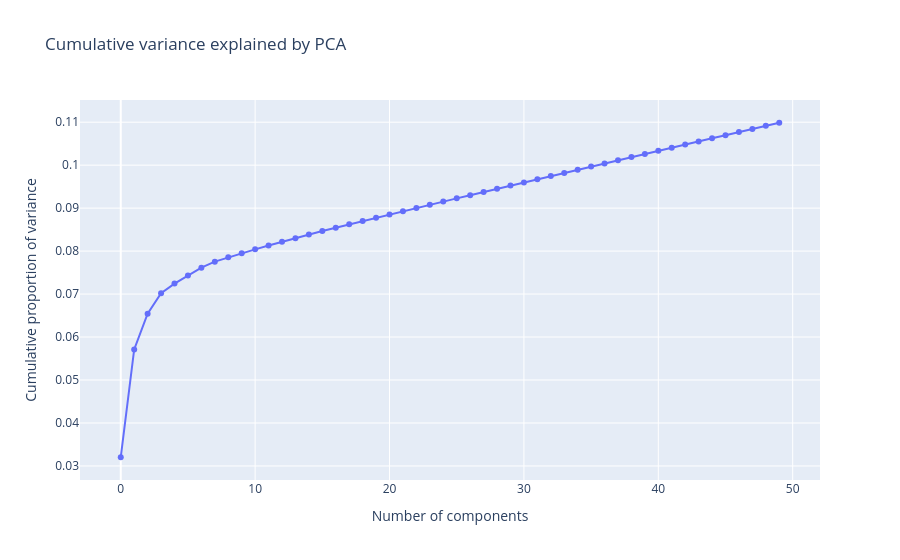
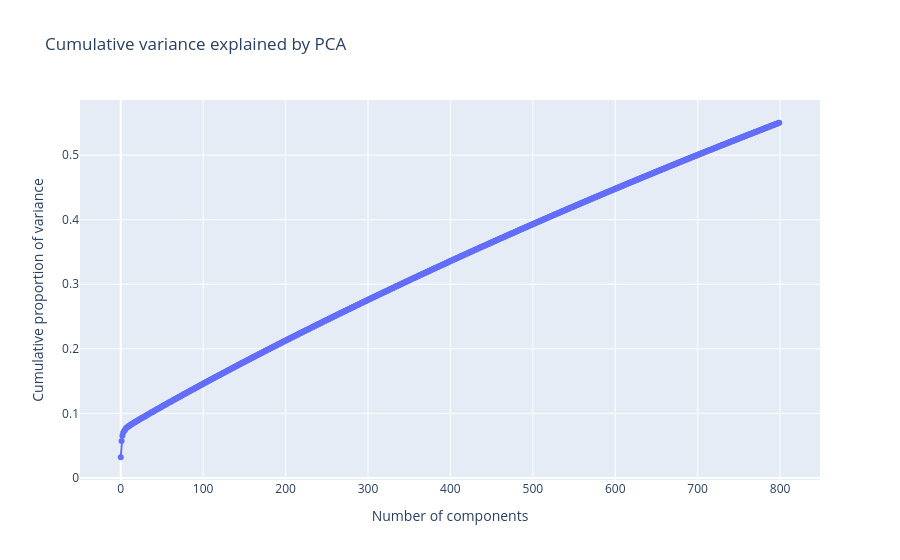

Notebook source saved alongside these figures, in order:
### Code cell
pca = PCA(random_state=random_state)
pcs = pca.fit_transform(snp_scaled)

cumvar = np.cumsum(pca.explained_variance_ratio_)


fig = go.Figure()
fig.add_trace(go.Scatter(y=cumvar[:50], mode="lines+markers"))
fig.update_layout(
    title="Cumulative variance explained by PCA",
    xaxis_title="Number of components",
    yaxis_title="Cumulative proportion of variance",
)
fig.show()

fig = go.Figure()
fig.add_trace(go.Scatter(y=cumvar[:800], mode="lines+markers"))
fig.update_layout(
    title="Cumulative variance explained by PCA",
    xaxis_title="Number of components",
    yaxis_title="Cumulative proportion of variance",
)
fig.show()

# question: How many components are able to capture most of the linear effects
# in the data?
# how many gives us 50% explained
threshold = 0.50
n_components_threshold = np.argmax(cumvar >= threshold) + 1
print(f"Components to explain {threshold*100:.0f}% variance: {n_components_threshold}")
print(f"Variance explained by first 5 PCs: {cumvar[4]:.3f}")
print(f"Variance explained by first 10 PCs: {cumvar[9]:.3f}")

### Figure 1 — Plotly figure (JSON) as saved in the notebook; plotly's stock layout.template omitted (floating-point values rounded to 4 significant figures)
{"data": [{"mode": "lines+markers", "type": "scatter", "y": [0.03202, 0.05712, 0.06543, 0.07019, 0.07243, 0.07433, 0.07615, 0.07754, 0.07855, 0.07951, 0.08041, 0.08129, 0.08217, 0.08302, 0.08386, 0.08466, 0.08544, 0.08622, 0.08699, 0.08775, 0.08851, 0.08927, 0.09002, 0.09077, 0.09152, 0.09227, 0.09302, 0.09376, 0.0945, 0.09525, 0.09599, 0.09672, 0.09746, 0.0982, 0.09894, 0.09967, 0.1004, 0.1011, 0.1019, 0.1026, 0.1033, 0.1041, 0.1048, 0.1055, 0.1062, 0.107, 0.1077, 0.1084, 0.1091, 0.1099]}], "layout": {"title": {"text": "Cumulative variance explained by PCA"}, "xaxis": {"title": {"text": "Number of components"}}, "yaxis": {"title": {"text": "Cumulative proportion of variance"}}}}

### Figure 2 — Plotly figure (JSON) as saved in the notebook; plotly's stock layout.template omitted (floating-point values rounded to 4 significant figures; data arrays with more than 128 entries replaced by an {"elided": "..."} marker saying what was removed)
{"data": [{"mode": "lines+markers", "type": "scatter", "y": {"elided": "800 float values"}}], "layout": {"title": {"text": "Cumulative variance explained by PCA"}, "xaxis": {"title": {"text": "Number of components"}}, "yaxis": {"title": {"text": "Cumulative proportion of variance"}}}}
